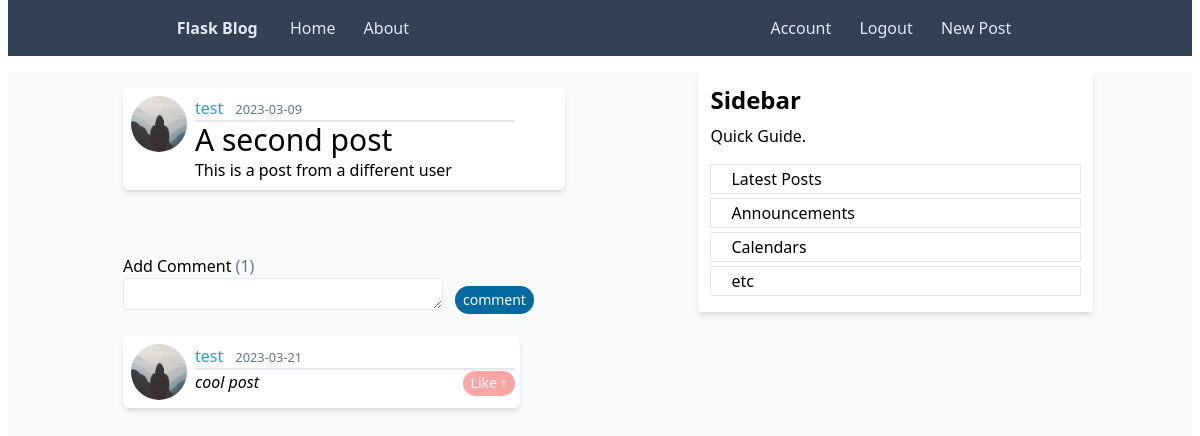
Screenshot of /post/2 (signed in) with the database file from the repository.
### flask_blog/models.py (models this page shows, shortened)
class User(db.Model, UserMixin):
    id = db.Column(db.Integer, primary_key=True)
    username = db.Column(db.String(20), unique=True, nullable=False)
    email = db.Column(db.String(120), unique=True, nullable=False)
    image_file = db.Column(db.String(20), nullable=False, default="default.jpg")
    password = db.Column(db.String(60), nullable=False)
    posts = db.Relationship("Post", backref="author", lazy=True)
    comments = db.Relationship("Comment", backref="user", lazy=True)
    likes= db.Relationship("Like", backref="user",lazy=True)

class Post(db.Model):
    id = db.Column(db.Integer, primary_key=True)
    title = db.Column(db.String(100), nullable=False)
    date_posted = db.Column(db.DateTime, nullable=False, default=datetime.utcnow)
    content = db.Column(db.Text, nullable=False)
    user_id = db.Column(db.Integer, db.ForeignKey("user.id"), nullable=False)
    comments = db.Relationship("Comment", backref="post", lazy=True)
    likes= db.Relationship("Like", backref="Post",lazy=True)

class Comment(db.Model):
    id = db.Column(db.Integer, primary_key=True)
    comment = db.Column(db.String(100), nullable=False)
    date_posted = db.Column(db.DateTime, nullable=False, default=datetime.utcnow)
    user_id = db.Column(db.Integer, db.ForeignKey("user.id"), nullable=False)
    post_id = db.Column(db.Integer, db.ForeignKey("post.id"), nullable=False)
    likes= db.Relationship("Like", backref="comment",lazy=True)

class Like(db.Model):
    id = db.Column(db.Integer, primary_key=True)
    comment_id = db.Column(db.Integer, db.ForeignKey("comment.id"), nullable=True)
    date_posted = db.Column(db.DateTime, nullable=False, default=datetime.utcnow)
    user_id = db.Column(db.Integer, db.ForeignKey("user.id"), nullable=False)
    post_id = db.Column(db.Integer, db.ForeignKey("post.id"), nullable=True)

### flask_blog/posts/routes.py (the view)
@posts.route("/post/<int:post_id>")
@login_required
def post(post_id):
    form = CommentForm()
    post = query_one_filtered(Post, id=post_id)
    if not post:
        abort(404)
    comments = query_all_filtered(Comment, post_id=post.id)
    return render_template(
        "post.html", title=post.title, post=post, form=form, comments=comments
    )

### flask_blog/posts/forms.py
class CommentForm(FlaskForm):
    comment = TextAreaField(
        "comment",
        validators=[
            DataRequired(),
            Length(max=80, message="Too long max 8 characters"),
        ],
    )
    submit = SubmitField("comment")

### flask_blog/__init__.py (called while the page is built)
def query_one_filtered(table, **kwargs):
    return db.session.execute(db.select(table).filter_by(**kwargs)).scalar_one_or_none()

def query_all_filtered(table, **kwargs):
    return db.session.execute(db.select(table).filter_by(**kwargs)).scalars().all()

### flask_blog/models.py (called while the page is built)
@login_manager.user_loader
def load_user(user_id):
    return query_one_filtered(User, id=user_id)

### flask_blog/templates/post.html (shortened to what this page needs)
{% extends "base.html" %} {% block content%}
<article class=" rounded-md media content-section shadow-md p-2 flex flex-row bg-white">
	<img class="rounded-full h-[3.5rem] w-[3.5rem]"
		src="{{url_for('static',filename='profile_pics/' + post.author.image_file)}}">
	<div class="pl-2 ">
		<div class="border-b-2 w-[20rem]">
			<a class="mr-2 text-sky-500" href="{{url_for('users.user_posts',username=post.author.username)}}">{{
				post.author.username }}</a>
			<small class="text-slate-500">{{ post.date_posted.strftime('%Y-%m-%d') }}</small>
		</div>
		<h2 class="font-medium text-3xl">{{ post.title }}</h2>
		<p class="article-content">{{ post.content }}</p>
	</div>
</article>
<br><br>
<div>
	<form action="{{url_for('posts.send_comment',post_id=post.id)}}" method="post">
		<fieldset>
			<legend>Add Comment <span class="text-slate-500">({{comments|count}})</span></legend>
			<div class="flex flex-row  align-center gap-3">
				<div>
					{%if form.comment.errors%}
					{{form.comment(class="w-80 border-rose-600 border-2 h-8 rounded" )}}
					<div class="text-rose-600 text-sm">
						{% for error in form.comment.errors %}
						<span>{{error}}</span>
						{%endfor%}
					</div>
					{%else%}
					{{form.comment(class=" w-80 border h-8 rounded ")}}
					{%endif%}
				</div>
				<div>
					{{form.submit(class='rounded-full bg-sky-700 text-base md:text-sm text-white hover:cursor-pointer
					px-2
					py-1 mt-2 w-auto')}}
				</div>
			</div>
		</fieldset>
	</form>
</div>
{%if comments %}
<div class="flex flex-col justify-center gap-2 mt-3">
	{%for comment in comments%}
	<article class=" rounded-md media content-section shadow-md p-2 flex flex-row bg-white " style="max-width: 90%;">
		<img class="rounded-full h-[3.5rem] w-[3.5rem]"
			src="{{url_for('static',filename='profile_pics/' + comment.user.image_file)}}">
		<div class="pl-2 ">
			<div class="border-b-2 w-[20rem]">
				<a class="mr-2 text-sky-500" href="{{url_for('users.user_posts',username=comment.user.username)}}">{{
					comment.user.username }}</a>
				<small class="text-slate-500">{{ comment.date_posted.strftime('%Y-%m-%d') }}</small>
			</div>
			<section class="flex flex-row justify-between">
			<p class="article-content italic">{{ comment.comment }}</p>
			{%if comment.likes%}
			{%for like in comment.likes%}
			<form action="{{url_for('posts.like_comment',comment_id=comment.id)}}" method="post">
				{% if not like.user_id==current_user.id %}
				<button type="submit" class="bg-red-300 text-white hover:cursor-pointer p-1
			py-[0.1rem] px-2 w-full rounded-full text-sm ">Like  <small>{{comment.likes|count}}</small></button>{%else%}<button
					type="submit"
					class="bg-red-300 text-white hover:cursor-pointer p-1 px-2 py-[0.1rem] w-full rounded-full text-sm">
					Unlike  <small>{{comment.likes|count}}</small></button>
				{%endif%}
			</form>{%endfor%}{%else%}<form action="{{url_for('posts.like_comment',comment_id=comment.id)}}"
				method="post"><button type="submit" class="bg-red-300 text-white hover:cursor-pointer p-1
			py-[0.1rem] px-2 w-full rounded-full text-sm ">Like <small>{{comment.likes|count}}</small></button>
			</form>{%endif%}</section>
		</div>
	</article>
	{%endfor%}
</div>
{%endif%}
{%endblock content%}

### rows the page displays
User: image_file (placeholder picture), author.username "test"
Post: date_posted "2023-03-09", title "A second post", content "This is a post from a different user"
Comment: image_file (placeholder picture), user.username "test", date_posted "2023-03-21", comment "cool post"
Like: likes|count "1"

### other values shown
{{ comments|count }} "1"
